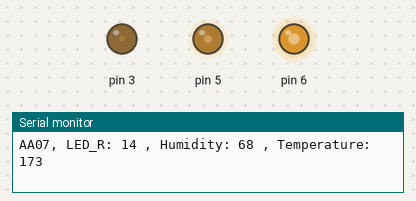
This sketch was run on a simulated Arduino Uno, built with avr-gcc and run on an emulated ATmega328P. Parts: output pins drawn as LEDs (lit = HIGH), the last lines printed to the serial monitor. Random numbers use the default seed unless the sketch sets one.

Above: at 0.15 s.
At 20.76 s:
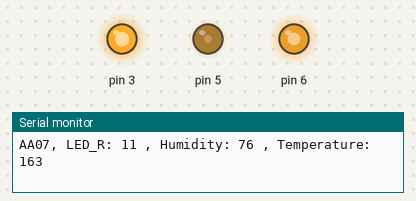
At 27.32 s:
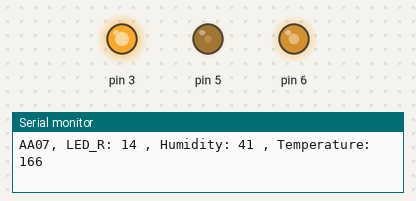
At 39.84 s:
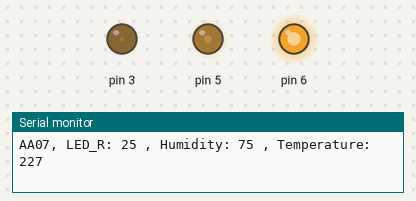
Timing chart, 0 to 40.0 s (numbered marks = the images above):
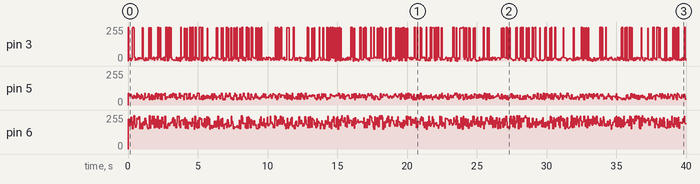

The sketch:

sketch05_multi_3_signals.ino
```cpp
int  humi =0;
int  temp =0;
int  lux =0;

int ledR =3;
int ledG =5;
int ledB =6;
void setup() {
  // put your setup code here, to run once:
Serial.begin(9600);
}

void loop() {
  // put your main code here, to run repeatedly:
  humi = random(-10,30);
  temp = random(40,90);
  lux = random(150,250);

  pwmLed(ledR, humi);
  pwmLed(ledG, temp);
  pwmLed(ledB, lux);

  Serial.print("AA07, LED_R: ");
  Serial.print(humi);
  Serial.print(" , Humidity: ");
  Serial.print(temp);
  Serial.print(" , Temperature: ");
  Serial.println(lux);
  delay(10);
}
void pwmLed(int led, int pwmValue){
  analogWrite(led, pwmValue);
  delay(10);
}
```
